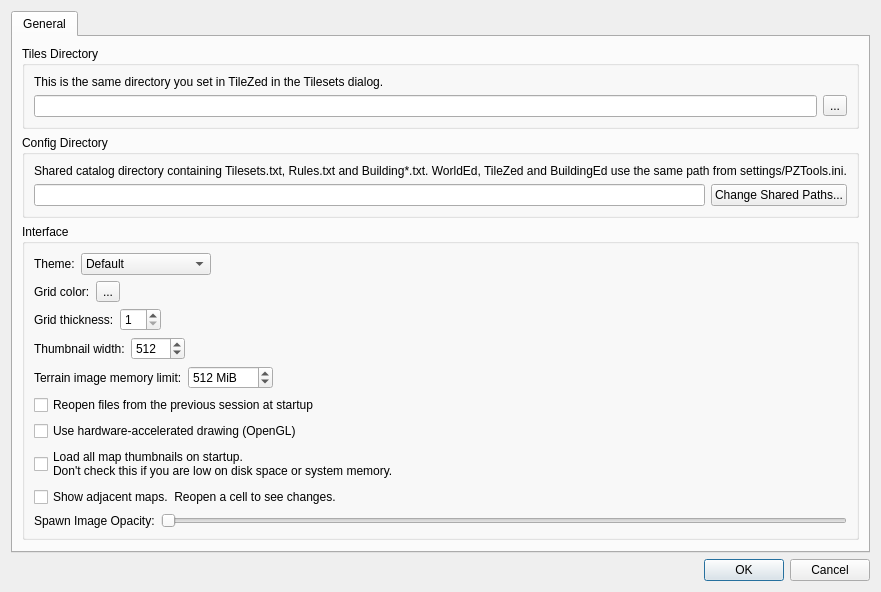
<?xml version="1.0" encoding="UTF-8"?>
<ui version="4.0">
 <class>PreferencesDialog</class>
 <widget class="QDialog" name="PreferencesDialog">
  <property name="geometry">
   <rect>
    <x>0</x>
    <y>0</y>
    <width>523</width>
    <height>473</height>
   </rect>
  </property>
  <property name="windowTitle">
   <string>Preferences</string>
  </property>
  <layout class="QGridLayout" name="gridLayout">
   <item row="0" column="0">
    <widget class="QTabWidget" name="tabWidget">
     <property name="currentIndex">
      <number>0</number>
     </property>
     <widget class="QWidget" name="tabGeneral">
      <attribute name="title">
       <string>General</string>
      </attribute>
      <layout class="QGridLayout" name="gridLayout_2">
       <item row="0" column="0">
        <widget class="QGroupBox" name="groupBox_2">
         <property name="title">
          <string>Tiles Directory</string>
         </property>
         <layout class="QVBoxLayout" name="verticalLayout">
          <item>
           <widget class="QLabel" name="label_2">
            <property name="text">
             <string>This is the same directory you set in TileZed in the Tilesets dialog.</string>
            </property>
           </widget>
          </item>
          <item>
           <layout class="QHBoxLayout" name="horizontalLayout_3">
            <item>
             <widget class="QLineEdit" name="tilesDirectory">
              <property name="readOnly">
               <bool>true</bool>
              </property>
             </widget>
            </item>
            <item>
             <widget class="QToolButton" name="browseTilesDirectory">
              <property name="text">
               <string>...</string>
              </property>
             </widget>
            </item>
           </layout>
          </item>
         </layout>
        </widget>
       </item>
       <item row="1" column="0">
        <widget class="QGroupBox" name="groupBox_4">
         <property name="title">
          <string>Config Directory</string>
         </property>
         <layout class="QVBoxLayout" name="verticalLayout_2">
          <item>
           <widget class="QLabel" name="label_3">
            <property name="text">
             <string>Shared catalog directory containing Tilesets.txt, Rules.txt and Building*.txt. WorldEd, TileZed and BuildingEd use the same path from settings/PZTools.ini.</string>
            </property>
           </widget>
          </item>
          <item>
           <layout class="QHBoxLayout" name="horizontalLayout_4">
            <item>
             <widget class="QLineEdit" name="configDirectory">
              <property name="readOnly">
               <bool>true</bool>
              </property>
             </widget>
            </item>
            <item>
             <widget class="QPushButton" name="sharedPathsButton">
              <property name="text">
               <string>Change Shared Paths...</string>
              </property>
             </widget>
            </item>
           </layout>
          </item>
         </layout>
        </widget>
       </item>
       <item row="2" column="0">
        <widget class="QGroupBox" name="groupBox_3">
         <property name="title">
          <string>Interface</string>
         </property>
         <layout class="QVBoxLayout" name="verticalLayout_5">
          <item>
           <layout class="QHBoxLayout" name="themeLayout">
            <item>
             <widget class="QLabel" name="themeLabel">
              <property name="text">
               <string>Theme:</string>
              </property>
             </widget>
            </item>
            <item>
             <widget class="QComboBox" name="themeCombo">
              <item>
               <property name="text">
                <string>Default</string>
               </property>
              </item>
              <item>
               <property name="text">
                <string>Breeze (Dark)</string>
               </property>
              </item>
              <item>
               <property name="text">
                <string>QDarkStyle (Dark)</string>
               </property>
              </item>
              <item>
               <property name="text">
                <string>QDarkStyle (Light)</string>
               </property>
              </item>
             </widget>
            </item>
            <item>
             <spacer name="horizontalSpacer_6">
              <property name="orientation">
               <enum>Qt::Horizontal</enum>
              </property>
              <property name="sizeHint" stdset="0">
               <size>
                <width>40</width>
                <height>20</height>
               </size>
              </property>
             </spacer>
            </item>
           </layout>
          </item>
          <item>
           <widget class="QWidget" name="widget" native="true">
            <layout class="QHBoxLayout" name="horizontalLayout_2">
             <property name="leftMargin">
              <number>0</number>
             </property>
             <property name="topMargin">
              <number>0</number>
             </property>
             <property name="rightMargin">
              <number>0</number>
             </property>
             <property name="bottomMargin">
              <number>0</number>
             </property>
             <item>
              <widget class="QLabel" name="label">
               <property name="text">
                <string>Grid color:</string>
               </property>
              </widget>
             </item>
             <item>
              <widget class="Tiled::Internal::ColorButton" name="gridColor">
               <property name="text">
                <string>...</string>
               </property>
              </widget>
             </item>
             <item>
              <spacer name="horizontalSpacer_2">
               <property name="orientation">
                <enum>Qt::Horizontal</enum>
               </property>
               <property name="sizeHint" stdset="0">
                <size>
                 <width>40</width>
                 <height>20</height>
                </size>
               </property>
              </spacer>
             </item>
            </layout>
           </widget>
          </item>
          <item>
           <layout class="QHBoxLayout" name="gridWidthLayout">
            <item>
             <widget class="QLabel" name="gridWidthLabel">
              <property name="text">
               <string>Grid thickness:</string>
              </property>
             </widget>
            </item>
            <item>
             <widget class="QSpinBox" name="gridWidth">
              <property name="minimum"><number>1</number></property>
              <property name="maximum"><number>10</number></property>
              <property name="value"><number>1</number></property>
             </widget>
            </item>
            <item>
             <spacer name="gridWidthSpacer">
              <property name="orientation"><enum>Qt::Horizontal</enum></property>
              <property name="sizeHint" stdset="0"><size><width>40</width><height>20</height></size></property>
             </spacer>
            </item>
           </layout>
          </item>
          <item>
           <layout class="QHBoxLayout" name="thumbnailWidthLayout">
            <item>
             <widget class="QLabel" name="thumbnailWidthLabel">
              <property name="text"><string>Thumbnail width:</string></property>
             </widget>
            </item>
            <item>
             <widget class="QSpinBox" name="thumbnailWidth">
              <property name="minimum"><number>32</number></property>
              <property name="maximum"><number>8192</number></property>
              <property name="singleStep"><number>32</number></property>
              <property name="value"><number>512</number></property>
             </widget>
            </item>
            <item>
             <spacer name="thumbnailWidthSpacer">
              <property name="orientation"><enum>Qt::Horizontal</enum></property>
              <property name="sizeHint" stdset="0"><size><width>40</width><height>20</height></size></property>
             </spacer>
            </item>
           </layout>
          </item>
          <item>
           <layout class="QHBoxLayout" name="terrainImageMemoryLimitLayout">
            <item>
             <widget class="QLabel" name="terrainImageMemoryLimitLabel">
              <property name="text">
               <string>Terrain image memory limit:</string>
              </property>
             </widget>
            </item>
            <item>
             <widget class="QSpinBox" name="terrainImageMemoryLimit">
              <property name="toolTip">
               <string>Maximum estimated memory for the ground image, vegetation image and composite preview. Undo history may require additional memory. A 20000 x 20000 image pair needs approximately 4578 MiB.</string>
              </property>
              <property name="suffix">
               <string> MiB</string>
              </property>
              <property name="minimum">
               <number>128</number>
              </property>
              <property name="maximum">
               <number>65536</number>
              </property>
              <property name="singleStep">
               <number>512</number>
              </property>
              <property name="value">
               <number>512</number>
              </property>
             </widget>
            </item>
            <item>
             <spacer name="terrainImageMemoryLimitSpacer">
              <property name="orientation">
               <enum>Qt::Horizontal</enum>
              </property>
              <property name="sizeHint" stdset="0">
               <size>
                <width>40</width>
                <height>20</height>
               </size>
              </property>
             </spacer>
            </item>
           </layout>
          </item>
          <item>
           <widget class="QCheckBox" name="restoreLastSession">
            <property name="text">
             <string>Reopen files from the previous session at startup</string>
            </property>
            <property name="checked"><bool>false</bool></property>
           </widget>
          </item>
          <item>
           <widget class="QCheckBox" name="openGL">
            <property name="text">
             <string>Use hardware-accelerated drawing (OpenGL)</string>
            </property>
           </widget>
          </item>
          <item>
           <widget class="QCheckBox" name="thumbnails">
            <property name="text">
             <string>Load all map thumbnails on startup.
Don't check this if you are low on disk space or system memory.</string>
            </property>
           </widget>
          </item>
          <item>
           <widget class="QCheckBox" name="showAdjacent">
            <property name="text">
             <string>Show adjacent maps.  Reopen a cell to see changes.</string>
            </property>
           </widget>
          </item>
          <item>
           <layout class="QHBoxLayout" name="horizontalLayout">
            <item>
             <widget class="QLabel" name="label_4">
              <property name="text">
               <string>Spawn Image Opacity:</string>
              </property>
             </widget>
            </item>
            <item>
             <widget class="QSlider" name="zombieSpawnImageOpacity">
              <property name="maximum">
               <number>100</number>
              </property>
              <property name="singleStep">
               <number>10</number>
              </property>
              <property name="orientation">
               <enum>Qt::Horizontal</enum>
              </property>
              <property name="tickInterval">
               <number>0</number>
              </property>
             </widget>
            </item>
           </layout>
          </item>
         </layout>
        </widget>
       </item>
       <item row="3" column="0">
        <spacer name="verticalSpacer">
         <property name="orientation">
          <enum>Qt::Vertical</enum>
         </property>
         <property name="sizeHint" stdset="0">
          <size>
           <width>20</width>
           <height>40</height>
          </size>
         </property>
        </spacer>
       </item>
      </layout>
     </widget>
    </widget>
   </item>
   <item row="1" column="0">
    <widget class="QDialogButtonBox" name="buttonBox">
     <property name="orientation">
      <enum>Qt::Horizontal</enum>
     </property>
     <property name="standardButtons">
      <set>QDialogButtonBox::Cancel|QDialogButtonBox::Ok</set>
     </property>
    </widget>
   </item>
  </layout>
 </widget>
 <customwidgets>
  <customwidget>
   <class>Tiled::Internal::ColorButton</class>
   <extends>QToolButton</extends>
   <header location="global">colorbutton.h</header>
  </customwidget>
 </customwidgets>
 <tabstops>
  <tabstop>tabWidget</tabstop>
  <tabstop>buttonBox</tabstop>
 </tabstops>
 <resources/>
 <connections>
  <connection>
   <sender>buttonBox</sender>
   <signal>accepted()</signal>
   <receiver>PreferencesDialog</receiver>
   <slot>accept()</slot>
   <hints>
    <hint type="sourcelabel">
     <x>248</x>
     <y>254</y>
    </hint>
    <hint type="destinationlabel">
     <x>157</x>
     <y>274</y>
    </hint>
   </hints>
  </connection>
  <connection>
   <sender>buttonBox</sender>
   <signal>rejected()</signal>
   <receiver>PreferencesDialog</receiver>
   <slot>reject()</slot>
   <hints>
    <hint type="sourcelabel">
     <x>316</x>
     <y>260</y>
    </hint>
    <hint type="destinationlabel">
     <x>286</x>
     <y>274</y>
    </hint>
   </hints>
  </connection>
 </connections>
</ui>
